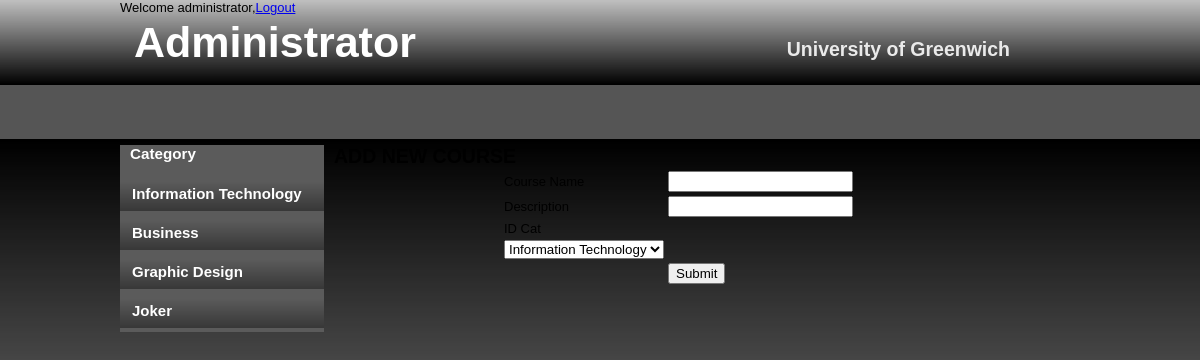
The page /asm/asm/trainer/addCourse.php (signed in) on the database its author committed.
### tables this page shows
CREATE TABLE `tblcategory` (
  `ID_Cat` int(11) NOT NULL,
  `Cat_Name` varchar(200) NOT NULL
);

### asm/asm/database.php (called while the page is built, shortened)
<?php
$hostname = 'localhost';
$username = 'root';
$password = '';
$dbname = 'edusys';
function query ($sql)
{
	global $hostname;
	global $username;
	global $password;
	global $dbname;
	$conn = new mysqli($hostname, $username, $password, $dbname);
	$result = $conn->query($sql);
	$rows = mysqli_fetch_all($result);
	return $rows;
}
?>

### asm/asm/trainer/addCourse.php (the view, shortened to what this page needs)
<!DOCTYPE html PUBLIC "-//W3C//DTD XHTML 1.0 Transitional//EN" "http://www.w3.org/TR/xhtml1/DTD/xhtml1-transitional.dtd">
<html xmlns="http://www.w3.org/1999/xhtml">
<head>
<link rel="stylesheet" type="text/css" href="../style.css" />
</head>
<body>
<div id="container">
        <?php require_once("../blocks/header.php"); ?>
<br>
<br>
<br>
        <?php require_once("../blocks/leftmenu1.php"); ?>
		<div id="content">
		<h2>ADD NEW COURSE</h2>
		<form action="" method="POST">
		<table width="50%" border="0">
			<tr>
				<td>Course Name</td>
				<td><input type="text" name="name"></td>
			</tr>
			<tr>
				<td>Description</td>
				<td><input type="text" name="des"></td>
            </tr>
			<tr>
                <td>ID Cat</td>
                <td>
    <?php
    require_once '../database.php';
    $sql = "SELECT * FROM tblcategory";
    $rows = query($sql);
    ?>
    <div>
        <tr>
            <th>
                <select type="num" name="id_cat">
                    <?php
                    for($i=0; $i<count($rows); $i++)
                    { ?>
                    <option value="<?= $rows[$i][0] ?>"><?= $rows[$i][1] ?></option>
                    <?php
                }
                ?>
                </select>
            </th>
        </tr>
    </div>
				</td>
			<tr>
				<td></td>
				<td><input type="submit" name="submit"></td>
			</tr>
		</table>
		</form>
<p>&nbsp;</p>
        </div>
<?php
require_once '../database.php';
?>
<?php require_once("../blocks/footer.php"); ?>

### asm/asm/blocks/leftmenu1.php
<div id="leftmenu">
    <div id="leftmenu_main">
    <h3>Category</h3>
    <ul>
    <?php
    require_once '../database.php';
            $sql = "Select * from tblcategory";
            $rows = query($sql);
            for($i=0; $i<count($rows); $i++)
            {
                ?>
                <div>
                    <tr>
                    <li><a href="http://localhost/ASM/asm/trainer/viewCourse.php?id=<?= $rows[$i][0] ?>"><?= $rows[$i][1] ?></a></li>
                    </tr>
                </div>
        <?php
            }
    ?>
    </ul>
        </div>
</div>
</div>

### asm/asm/style.css (style rules this page uses)
body { margin: 0; padding: 0; text-align: center; font: 12px Arial, Helvetica, sans-serif; font-size: 13px; color: black; background: #CCCCCC; background-image:url(images/background.png); background-repeat:repeat-x; }
* { margin: 0 auto 0 auto; text-align:left; }
#container { display: block; height:auto; position: relative; width: 960px; }
#leftmenu { margin-top:15px; width:204px; float:left; }
#leftmenu_main { width:204px; height:auto; background-color:#5B5B5B; }
#leftmenu_main ul { list-style: none; padding: 0px; width:204px; }
#leftmenu_main h3 { list-style: none; padding: 0px; width:204px; color:#FFFFFF; padding-left:10px; padding-bottom:14px; }
#leftmenu_main ul li { list-style: none; padding: 0px; width:204px; text-align:left; }
#leftmenu_main ul li a, #leftmenu_main ul li a:visited { display:block; list-style: none; padding: 0px; width:192px; padding-left:12px; padding-top:4px; height:30px; text-align:left; background-image:url(images/leftmenu_link.png); background-repeat:repeat-x; margin-top:5px; color:#FFFFFF; text-decoration:none; font-size:15px; font-weight:bold; }
#content { display:block; float:left; width:689px; height:auto; padding-left:10px; padding-top:15px; padding-right:10px; padding-bottom:5px; }
html, body { text-align: center; }
p { text-align: left; }

### rows shown on the page
tblcategory: Cat_Name "Information Technology"
tblcategory: Cat_Name "Business"
tblcategory: Cat_Name "Graphic Design"
tblcategory: Cat_Name "Joker"

### other values the page prints
form field id_cat "Information Technology"
